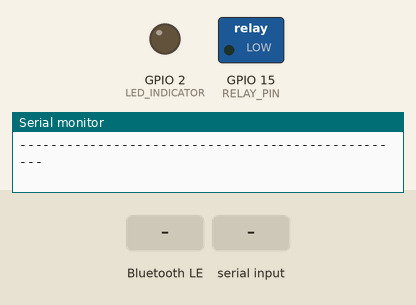
Bench run of a program on a simulated ESP32. Shown: switched loads named in the program (green lamp = pin HIGH), output pins drawn as LEDs (lit = HIGH), the last lines printed to the serial monitor. Inputs (shaded band) come from the test bench. Nothing arrives over Bluetooth unless stated; a phone connects over Bluetooth LE 3 s after start.

Above: at 2.2 s.
2.3 s: Bluetooth LE write "OPEN_DOOR" received
At 3.5 s:
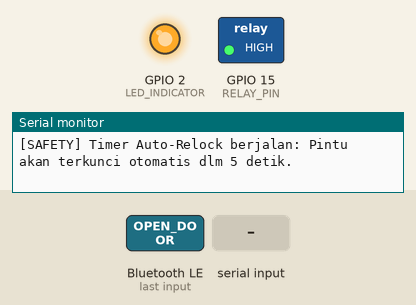
7.0 s: "0\n" received over Serial
At 7.5 s:
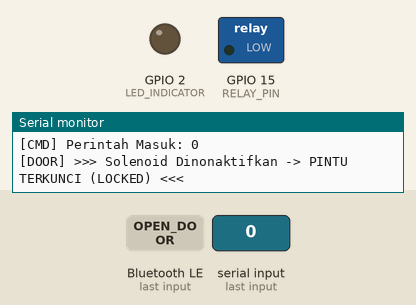
8.5 s: Bluetooth LE write "1" received
At 9.7 s:
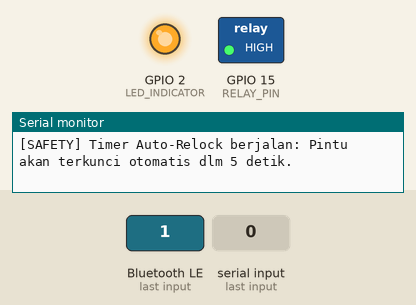
10.0 s: Bluetooth LE write "0" received
At 10.6 s:
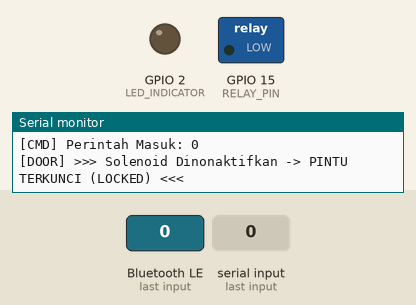
Timing chart, 0 to 12.5 s (numbered marks = the images above; inputs shaded):
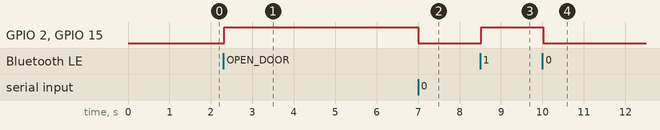

The program:

main.cpp
```cpp
#include <Arduino.h>
#include <BLEDevice.h>
#include <BLEServer.h>
#include <BLEUtils.h>
#include <BLE2902.h>

// ==============================================================================
// 1. KONFIGURASI PERANGKAT KERAS & PIN (DIAGRAM ESP32 -> RELAY -> SOLENOID)
// ==============================================================================
// Sesuai diagram pengkabelan & verifikasi hardware:
// - ESP32 Pin D15 (GPIO15) -> Pin IN pada Modul Relay
// - Vin 5V                 -> VCC Modul Relay
// - GND                    -> GND Modul Relay
// - Relay COM & NO         -> Mengontrol Arus DC 12V untuk Solenoid Door Lock
// ==============================================================================
constexpr uint8_t RELAY_PIN         = 15;   // GPIO15 (D15) terhubung ke pin IN Relay
constexpr uint8_t LED_INDICATOR     = 2;    // Built-in LED ESP32 (indikator visual status pintu)

// Level logika trigger relay:
// Berdasarkan pengujian hardware pada ref.cpp: HIGH mengaktifkan relay/solenoid terbuka, LOW mengunci
#define RELAY_ACTIVE_LEVEL          HIGH
#define RELAY_INACTIVE_LEVEL        LOW

// Proteksi Solenoid:
// Solenoid 12V DC tidak boleh terus menerus dialiri listrik agar kumparannya tidak overheating/terbakar.
// Sistem akan mengunci kembali secara otomatis setelah durasi ini (Auto-Relock).
constexpr uint32_t UNLOCK_DURATION_MS = 5000; // 5 Detik

// ==============================================================================
// 2. KONFIGURASI PROTOKOL BLUETOOTH LOW ENERGY (BLE)
// ==============================================================================
#define BLE_DEVICE_NAME             "SmartKey_DoorLock"
#define DOOR_SERVICE_UUID           "19B10000-E8F2-537E-4F6C-D104768A1214"
#define DOOR_CHAR_UUID              "19B10003-E8F2-537E-4F6C-D104768A1214"

// ==============================================================================
// 3. VARIABEL GLOBAL & STATE MACHINE
// ==============================================================================
BLEServer* pServer = nullptr;
BLECharacteristic* pDoorChar = nullptr;
bool deviceConnected = false;
bool oldDeviceConnected = false;

bool isDoorUnlocked = false;
uint32_t unlockTimestamp = 0;

// ==============================================================================
// 4. LOGIKA KONTROL SOLENOID FISIK
// ==============================================================================
void lockDoor() {
    digitalWrite(RELAY_PIN, RELAY_INACTIVE_LEVEL);
    digitalWrite(LED_INDICATOR, LOW);
    isDoorUnlocked = false;

    if (pDoorChar) {
        pDoorChar->setValue("DOOR_LOCKED");
        if (deviceConnected) {
            pDoorChar->notify();
        }
    }
    Serial.println(F("[DOOR] >>> Solenoid Dinonaktifkan -> PINTU TERKUNCI (LOCKED) <<<"));
}

void unlockDoor(const char* reason = "COMMAND") {
    digitalWrite(RELAY_PIN, RELAY_ACTIVE_LEVEL);
    digitalWrite(LED_INDICATOR, HIGH);
    isDoorUnlocked = true;
    unlockTimestamp = millis();

    if (pDoorChar) {
        char statusMsg[48];
        snprintf(statusMsg, sizeof(statusMsg), "DOOR_UNLOCKED:%s", reason);
        pDoorChar->setValue(statusMsg);
        if (deviceConnected) {
            pDoorChar->notify();
        }
    }
    Serial.print(F("[DOOR] >>> Solenoid Diberi Daya -> PINTU TERBUKA (UNLOCKED) ["));
    Serial.print(reason);
    Serial.println(F("] <<<"));
    Serial.println(F("[SAFETY] Timer Auto-Relock berjalan: Pintu akan terkunci otomatis dlm 5 detik."));
}

void processCommand(const char* cmd) {
    if (!cmd || strlen(cmd) == 0) return;

    Serial.print(F("[CMD] Perintah Masuk: "));
    Serial.println(cmd);

    // 1. Perintah Membuka Pintu (Bisa dari Verifikasi Gait RP2040, Mobile App, atau Serial)
    if (strncmp(cmd, "OPEN_DOOR", 9) == 0 ||
        strcasecmp(cmd, "OPEN") == 0 ||
        strcasecmp(cmd, "UNLOCK") == 0 ||
        strcmp(cmd, "1") == 0) {

        const char* reason = "VERIFIED";
        if (strncmp(cmd, "OPEN_DOOR:", 10) == 0) {
            reason = cmd + 10; // Mengambil nama user atau "PIN_BYPASS"
        }
        unlockDoor(reason);
    }
    // 2. Perintah Mengunci Pintu Manual
    else if (strcasecmp(cmd, "CLOSE_DOOR") == 0 ||
             strcasecmp(cmd, "LOCK_DOOR") == 0 ||
             strcasecmp(cmd, "LOCK") == 0 ||
             strcasecmp(cmd, "CLOSE") == 0 ||
             strcmp(cmd, "0") == 0) {
        lockDoor();
    }
    // 3. Permintaan Cek Status Pintu
    else if (strcasecmp(cmd, "STATUS") == 0) {
        if (pDoorChar) {
            pDoorChar->setValue(isDoorUnlocked ? "DOOR_UNLOCKED" : "DOOR_LOCKED");
            if (deviceConnected) {
                pDoorChar->notify();
            }
        }
        Serial.print(F("[STATUS] Status Pintu Saat Ini: "));
        Serial.println(isDoorUnlocked ? F("UNLOCKED") : F("LOCKED"));
    }
    else {
        Serial.print(F("[CMD] Perintah Tidak Dikenal: "));
        Serial.println(cmd);
    }
}

// ==============================================================================
// 5. CALLBACK BLE SERVER & KARAKTERISTIK
// ==============================================================================
class DoorServerCallbacks : public BLEServerCallbacks {
    void onConnect(BLEServer* pServer) override {
        deviceConnected = true;
        Serial.println(F("\n[BLE] Perangkat Client Terhubung!"));
    }

    void onDisconnect(BLEServer* pServer) override {
        deviceConnected = false;
        Serial.println(F("[BLE] Perangkat Client Terputus."));
        // Failsafe: Pastikan pintu terkunci jika koneksi putus
        if (isDoorUnlocked) {
            lockDoor();
            Serial.println(F("[FAILSAFE] Client disconnect saat pintu terbuka -> Mengunci otomatis."));
        }
    }
};

class DoorCharCallbacks : public BLECharacteristicCallbacks {
    void onWrite(BLECharacteristic* pCharacteristic) override {
        std::string rxValue = pCharacteristic->getValue();
        if (rxValue.length() > 0) {
            processCommand(rxValue.c_str());
        }
    }
};

// ==============================================================================
// 6. SETUP PROGRAM
// ==============================================================================
void setup() {
    Serial.begin(115200);
    delay(1000);

    Serial.println(F("=================================================="));
    Serial.println(F("   SMARTKEY GAIT ANALYSIS - ESP32 DOOR RECEIVER   "));
    Serial.println(F("=================================================="));

    // 1. Inisialisasi GPIO Hardware
    pinMode(RELAY_PIN, OUTPUT);
    pinMode(LED_INDICATOR, OUTPUT);

    // Failsafe Awal: Selalu pastikan solenoid dalam keadaan TERKUNCI saat boot
    digitalWrite(RELAY_PIN, RELAY_INACTIVE_LEVEL);
    digitalWrite(LED_INDICATOR, LOW);
    isDoorUnlocked = false;

    Serial.print(F("[HARDWARE] Relay Solenoid diinisialisasi pada GPIO"));
    Serial.println(RELAY_PIN);
    Serial.println(F("[HARDWARE] Status Awal: LOCKED (Failsafe Terkunci)"));

    // 2. Inisialisasi BLE Device & GATT Server
    Serial.println(F("[BLE] Menginisialisasi BLE Server..."));
    BLEDevice::init(BLE_DEVICE_NAME);

    pServer = BLEDevice::createServer();
    pServer->setCallbacks(new DoorServerCallbacks());

    // 3. Membuat GATT Service & Karakteristik Kontrol Pintu
    BLEService* pService = pServer->createService(DOOR_SERVICE_UUID);

    pDoorChar = pService->createCharacteristic(
        DOOR_CHAR_UUID,
        BLECharacteristic::PROPERTY_READ   |
        BLECharacteristic::PROPERTY_WRITE  |
        BLECharacteristic::PROPERTY_WRITE_NR |
        BLECharacteristic::PROPERTY_NOTIFY
    );

    pDoorChar->setCallbacks(new DoorCharCallbacks());
    pDoorChar->addDescriptor(new BLE2902());
    pDoorChar->setValue("DOOR_LOCKED");

    pService->start();

    // 4. Memulai BLE Advertising
    BLEAdvertising* pAdvertising = BLEDevice::getAdvertising();
    pAdvertising->addServiceUUID(DOOR_SERVICE_UUID);
    pAdvertising->setScanResponse(true);
    pAdvertising->setMinPreferred(0x06); // Bantuan stabilitas koneksi iOS/Android
    pAdvertising->setMinPreferred(0x12);
    BLEDevice::startAdvertising();

    Serial.print(F("[BLE] Siap! Advertising sebagai: "));
    Serial.println(F(BLE_DEVICE_NAME));
    Serial.println(F("[INFO] Anda dapat mengirim '1' atau 'OPEN' via Serial Monitor untuk tes!"));
    Serial.println(F("--------------------------------------------------"));
}

// ==============================================================================
// 7. LOOP PROGRAM UTAMA
// ==============================================================================
void loop() {
    // 1. Auto-Relock Timer (Non-blocking):
    // Melindungi koil solenoid 12V dari panas berlebih
    if (isDoorUnlocked) {
        if (millis() - unlockTimestamp >= UNLOCK_DURATION_MS) {
            lockDoor();
            Serial.println(F("[SAFETY] Waktu buka selesai (5 detik). Solenoid dinonaktifkan (Auto-Relocked)."));
        }
    }

    // 2. Manajemen Koneksi Ulang BLE Advertising
    if (!deviceConnected && oldDeviceConnected) {
        delay(500); // Beri jeda agar stack Bluetooth stabil
        pServer->startAdvertising();
        Serial.println(F("[BLE] Menyiapkan kembali advertising untuk perangkat berikutnya..."));
        oldDeviceConnected = deviceConnected;
    }
    if (deviceConnected && !oldDeviceConnected) {
        oldDeviceConnected = deviceConnected;
    }

    // 3. Serial Monitor Control (Memudahkan pengujian kabel & relay tanpa HP)
    if (Serial.available()) {
        String serialCmd = Serial.readStringUntil('\n');
        serialCmd.trim();
        if (serialCmd.length() > 0) {
            processCommand(serialCmd.c_str());
        }
    }

    delay(20); // Efisiensi CPU ESP32
}
```

Measured:
- after the input at 2.3 s, GPIO 2 (LED_INDICATOR), GPIO 15 (RELAY_PIN): LOW → HIGH at once
- after the input at 7.0 s, GPIO 2 (LED_INDICATOR), GPIO 15 (RELAY_PIN): HIGH → LOW after 0.01 s instead of 0.33 s
- after the input at 8.5 s, GPIO 2 (LED_INDICATOR), GPIO 15 (RELAY_PIN): LOW → HIGH at once
- after the input at 10.0 s, GPIO 2 (LED_INDICATOR), GPIO 15 (RELAY_PIN): HIGH → LOW at once
